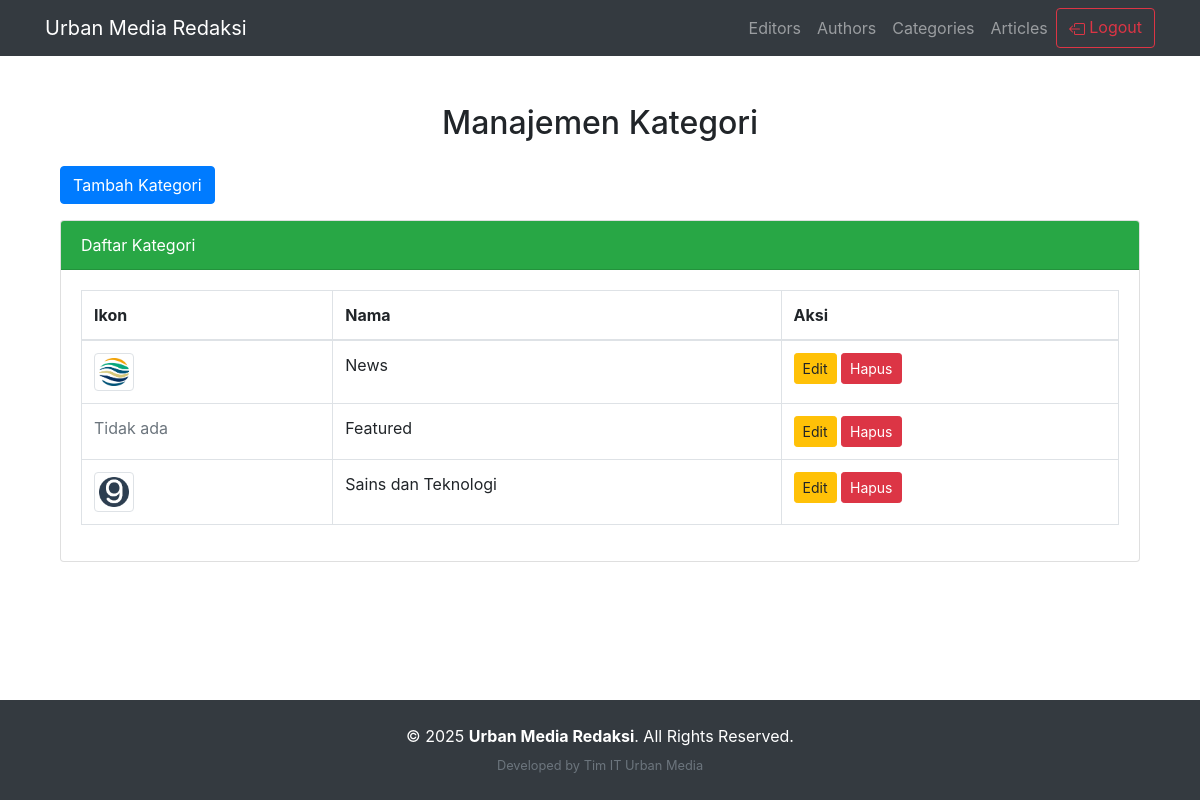
Screenshot of /admin/admin_categories.php (signed in) with the database file from the repository.
### tables this page shows
CREATE TABLE `categories` (
  `id` int NOT NULL,
  `name` varchar(100) NOT NULL,
  `icon` varchar(255) DEFAULT NULL
);

### admin/admin_categories.php (the view, shortened to what this page needs)
<?php
include '../includes/header.php';
include '../includes/db_connect.php';
$edit_data = null;
$result = $conn->query("SELECT * FROM categories ORDER BY id DESC");
?>
<!DOCTYPE html>
<html>
<head>
    <link rel="stylesheet" href="../css/bootstrap.min.css">
</head>
<body>
<div class="container mt-5">
    <h2 class="text-center mb-4">Manajemen Kategori</h2>
    <button type="button" class="btn btn-primary mb-3" data-bs-toggle="modal" data-bs-target="#modalKategori">
        <?= $edit_data ? 'Edit Kategori' : 'Tambah Kategori' ?>
    </button>
    <div class="card">
        <div class="card-header bg-success text-white">Daftar Kategori</div>
        <div class="card-body">
            <table class="table table-bordered table-hover">
                <thead>
                    <tr>
                        <th>Ikon</th>
                        <th>Nama</th>
                        <th>Aksi</th>
                    </tr>
                </thead>
                <tbody>
                <?php while ($row = $result->fetch_assoc()): ?>
                    <tr>
                        <td>
                            <?php if ($row['icon']): ?>
                                <img src="../uploads/<?= htmlspecialchars($row['icon']) ?>" width="40" height="40" class="img-thumbnail" alt="Icon">
                            <?php else: ?>
                                <span class="text-muted">Tidak ada</span>
                            <?php endif; ?>
                        </td>
                        <td><?= htmlspecialchars($row['name']) ?></td>
                        <td>
                            <a href="admin_categories.php?edit=<?= $row['id'] ?>" class="btn btn-warning btn-sm">Edit</a>
                            <a href="admin_categories.php?delete=<?= $row['id'] ?>" class="btn btn-danger btn-sm" onclick="return confirm('Yakin hapus kategori ini?')">Hapus</a>
                        </td>
                    </tr>
                <?php endwhile; ?>
                </tbody>
            </table>
        </div>
    </div>
</div>
</body>
</html>
<?php include '../includes/footer.php'; ?>

### rows the page displays
categories: icon (picture), name "News"
categories: shows "Tidak ada", name "Featured"
categories: icon (picture), name "Sains dan Teknologi"
